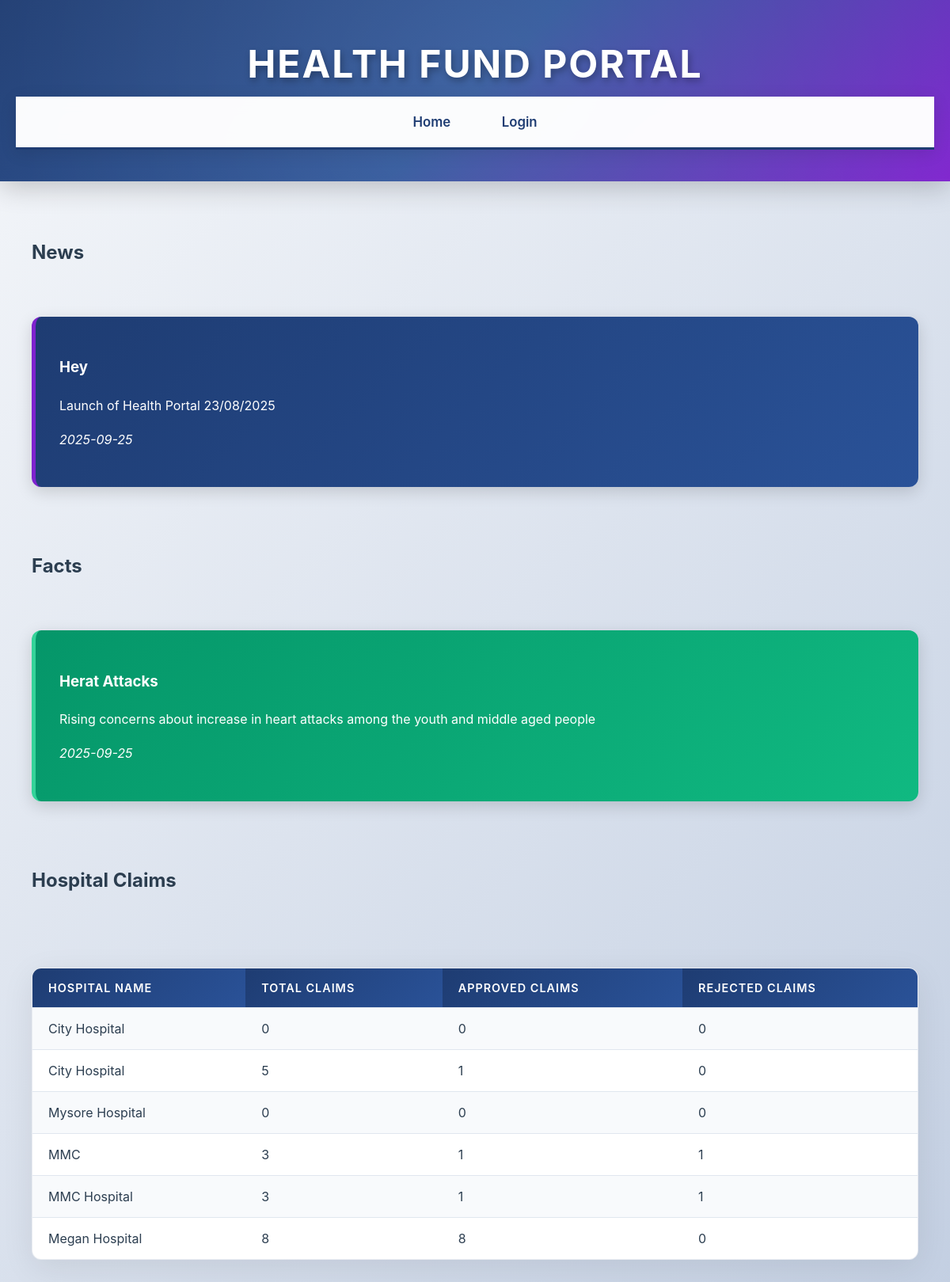
The page / on the database its author committed.
### tables this page shows
CREATE TABLE news_facts (
        id INTEGER PRIMARY KEY AUTOINCREMENT,
        title TEXT,
        content TEXT,
        type TEXT,
        date_added TEXT
    );

CREATE TABLE hospitals (
        hospital_id TEXT PRIMARY KEY,
        hospital_name TEXT NOT NULL,
        public_key TEXT,
        password_hash TEXT,
        total_claims INTEGER DEFAULT 0,
        approved_claims INTEGER DEFAULT 0,
        rejected_claims INTEGER DEFAULT 0
    , private_key TEXT);

### app.py (the view)
@app.route('/')
def home():
    conn = get_db()
    c = conn.cursor()
    c.execute("SELECT * FROM news_facts WHERE type='News' ORDER BY date_added DESC")
    news = c.fetchall()
    c.execute("SELECT * FROM news_facts WHERE type='Fact' ORDER BY date_added DESC")
    facts = c.fetchall()
    c.execute("""
        SELECT h.hospital_name,
               COALESCE(COUNT(c.claim_id), 0) as total_claims,
               COALESCE(SUM(CASE WHEN c.status = 'Approved' THEN 1 ELSE 0 END), 0) as approved_claims,
               COALESCE(SUM(CASE WHEN c.status = 'Rejected' THEN 1 ELSE 0 END), 0) as rejected_claims
        FROM hospitals h
        LEFT JOIN claims c ON h.hospital_id = c.hospital_id
        GROUP BY h.hospital_id, h.hospital_name
    """)
    hospitals = c.fetchall()
    return render_template('home.html', news=news, facts=facts, hospitals=hospitals)

### app.py (called while the page is built)
def get_db():
    if not hasattr(thread_local, 'db'):
        conn = sqlite3.connect('health_fund.db', check_same_thread=False)
        conn.row_factory = sqlite3.Row
        conn.execute('PRAGMA journal_mode=WAL')
        thread_local.db = conn
    return thread_local.db

@app.after_request
def clear_flash_messages(response):
    if request.endpoint in ['district_admin', 'socio_economic_admin', 'socio_economic_manage',
                           'socio_economic_view', 'socio_economic_edit', 'upload_xlsx',
                           'treasurer', 'treasurer_manage_claims', 'treasurer_claim_stats',
                           'treasurer_hospital_stats', 'hospital_staff', 'hospital_claim_status',
                           'hospital_change_password', 'login', 'logout', 'home']:
        if g.get('_flashes', None):
            session.pop('_flashes', None)
            logger.debug(f"Cleared flash messages for endpoint {request.endpoint}")
    return response

### templates/home.html (shortened to what this page needs)
        <!DOCTYPE html>
<html>
<head>
    <link rel="stylesheet" href="{{ url_for('static', filename='style.css') }}">
</head>
<body>
    <header>
        <h1>HEALTH FUND PORTAL</h1>
        <nav>
            <a href="{{ url_for('home') }}">Home</a>
            <a href="{{ url_for('login') }}">Login</a>
        </nav>
    </header>
    <main>
        <h2>News</h2>
        <div class="news">
            {% for item in news %}
                <div class="news-item">
                    <h3>{{ item[1] }}</h3>
                    <p>{{ item[2] }}</p>
                    <p><em>{{ item[4] }}</em></p>
                </div>
            {% endfor %}
        </div>
        <h2>Facts</h2>
        <div class="facts">
            {% for item in facts %}
                <div class="fact-item">
                    <h3>{{ item[1] }}</h3>
                    <p>{{ item[2] }}</p>
                    <p><em>{{ item[4] }}</em></p>
                </div>
            {% endfor %}
        </div>
        <h2>Hospital Claims</h2>
        <table>
            <tr>
                <th>Hospital Name</th>
                <th>Total Claims</th>
                <th>Approved Claims</th>
                <th>Rejected Claims</th>
            </tr>
            {% for hospital in hospitals %}
                <tr>
                    <td>{{ hospital[0] }}</td>
                    <td>{{ hospital[1] }}</td>
                    <td>{{ hospital[2] }}</td>
                    <td>{{ hospital[3] }}</td>
                </tr>
            {% endfor %}
        </table>
    </main>
</body>
</html>

### static/style.css (style rules this page uses)
body { font-family: 'Inter', 'Segoe UI', 'Roboto', sans-serif; margin: 0; padding: 0; background: linear-gradient(135deg, #f5f7fa 0%, #c3cfe2 100%); color: #2c3e50; line-height: 1.7; min-height: 100vh; }
header { background: linear-gradient(135deg, #1e3c72 0%, #2a5298 50%, #7e22ce 100%); color: white; padding: 40px 20px; text-align: center; box-shadow: 0 8px 32px rgba(0, 0, 0, 0.2); position: relative; overflow: hidden; }
header::before { content: ''; position: absolute; top: -50%; left: -50%; width: 200%; height: 200%; background: radial-gradient(circle, rgba(255,255,255,0.1) 0%, transparent 70%); animation: rotate 20s linear infinite; }
header h1 { margin: 0; font-size: 3em; letter-spacing: 2px; font-weight: 700; text-shadow: 2px 4px 8px rgba(0, 0, 0, 0.3); position: relative; z-index: 1; }
nav { margin: 0; position: sticky; top: 0; background: rgba(255, 255, 255, 0.98); -webkit-backdrop-filter: blur(10px); backdrop-filter: blur(10px); padding: 0; box-shadow: 0 4px 20px rgba(0, 0, 0, 0.1); z-index: 1000; border-bottom: 3px solid #1e3c72; }
nav a { color: #1e3c72; margin: 0; padding: 18px 30px; display: inline-block; text-decoration: none; font-weight: 600; font-size: 1.05em; transition: all 0.3s ease; position: relative; }
nav a::after { content: ''; position: absolute; bottom: 0; left: 50%; width: 0; height: 3px; background: linear-gradient(90deg, #1e3c72, #7e22ce); transition: all 0.3s ease; transform: translateX(-50%); }
main { padding: 50px 40px; max-width: 1400px; margin: 0 auto; display: flex; flex-direction: column; gap: 40px; }
table { width: 100%; border-collapse: separate; border-spacing: 0; margin-top: 30px; background: white; box-shadow: 0 10px 40px rgba(0, 0, 0, 0.08); border-radius: 12px; overflow: hidden; border: 1px solid rgba(30, 60, 114, 0.1); }
table th, table td { padding: 16px 20px; text-align: left; border-bottom: 1px solid #e0e7ef; }
table th { background: linear-gradient(135deg, #1e3c72 0%, #2a5298 100%); color: white; font-weight: 600; text-transform: uppercase; letter-spacing: 1px; font-size: 0.9em; }
table tr:last-child td { border-bottom: none; }
table tr:nth-child(even) { background-color: #f8fafc; }
.news-item { background: linear-gradient(135deg, #1e3c72 0%, #2a5298 100%); color: white; padding: 30px; margin-bottom: 20px; border-radius: 12px; transition: all 0.3s ease; box-shadow: 0 6px 20px rgba(0, 0, 0, 0.15); border-left: 5px solid #7e22ce; }
.fact-item { background: linear-gradient(135deg, #059669 0%, #10b981 100%); color: white; padding: 30px; margin-bottom: 20px; border-radius: 12px; transition: all 0.3s ease; box-shadow: 0 6px 20px rgba(0, 0, 0, 0.15); border-left: 5px solid #34d399; }

### rows shown on the page
news_facts: title "Hey", content "Launch of Health Portal 23/08/2025", date_added "2025-09-25"
news_facts: title "Herat Attacks", content "Rising concerns about increase in heart attacks among the youth and middle aged people", date_added "2025-09-25"
hospitals: hospital_name "City Hospital", hospital "0"
hospitals: hospital_name "City Hospital", hospital "5", hospital "1", rejected_claims "0"
hospitals: hospital_name "Mysore Hospital", hospital "0"
hospitals: hospital_name "MMC", hospital "3", hospital "1"
hospitals: hospital_name "MMC Hospital", hospital "3", rejected_claims "1"
hospitals: hospital_name "Megan Hospital", hospital "8", rejected_claims "0"
